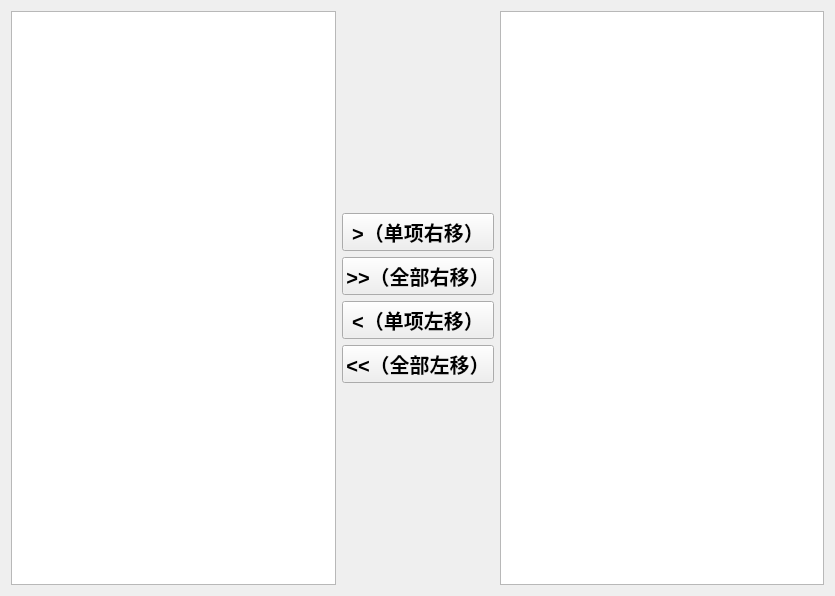
<?xml version="1.0" encoding="UTF-8"?>
<ui version="4.0">
 <class>MyWidgetClass</class>
 <widget class="QWidget" name="MyWidgetClass">
  <property name="geometry">
   <rect>
    <x>0</x>
    <y>0</y>
    <width>835</width>
    <height>596</height>
   </rect>
  </property>
  <property name="windowTitle">
   <string>MyWidget</string>
  </property>
  <layout class="QHBoxLayout" name="horizontalLayout">
   <item>
    <widget class="QListWidget" name="lstAvailable">
     <property name="font">
      <font>
       <pointsize>15</pointsize>
      </font>
     </property>
     <property name="dragEnabled">
      <bool>false</bool>
     </property>
    </widget>
   </item>
   <item>
    <layout class="QVBoxLayout" name="verticalLayout">
     <item>
      <spacer name="verticalSpacer">
       <property name="orientation">
        <enum>Qt::Vertical</enum>
       </property>
       <property name="sizeHint" stdset="0">
        <size>
         <width>20</width>
         <height>40</height>
        </size>
       </property>
      </spacer>
     </item>
     <item>
      <widget class="QPushButton" name="btnMoveToRight">
       <property name="font">
        <font>
         <pointsize>15</pointsize>
         <weight>75</weight>
         <bold>true</bold>
        </font>
       </property>
       <property name="text">
        <string>&gt;（单项右移）</string>
       </property>
      </widget>
     </item>
     <item>
      <widget class="QPushButton" name="btnMoveAllToRight">
       <property name="font">
        <font>
         <pointsize>15</pointsize>
         <weight>75</weight>
         <bold>true</bold>
        </font>
       </property>
       <property name="text">
        <string>&gt;&gt;（全部右移）</string>
       </property>
      </widget>
     </item>
     <item>
      <widget class="QPushButton" name="btnMoveToLeft">
       <property name="font">
        <font>
         <pointsize>15</pointsize>
         <weight>75</weight>
         <bold>true</bold>
        </font>
       </property>
       <property name="text">
        <string>&lt;（单项左移）</string>
       </property>
      </widget>
     </item>
     <item>
      <widget class="QPushButton" name="btnMoveAllToLeft">
       <property name="font">
        <font>
         <pointsize>15</pointsize>
         <weight>75</weight>
         <bold>true</bold>
        </font>
       </property>
       <property name="text">
        <string>&lt;&lt;（全部左移）</string>
       </property>
      </widget>
     </item>
     <item>
      <spacer name="verticalSpacer_2">
       <property name="orientation">
        <enum>Qt::Vertical</enum>
       </property>
       <property name="sizeHint" stdset="0">
        <size>
         <width>20</width>
         <height>40</height>
        </size>
       </property>
      </spacer>
     </item>
    </layout>
   </item>
   <item>
    <widget class="QListWidget" name="lstSelected">
     <property name="font">
      <font>
       <pointsize>15</pointsize>
      </font>
     </property>
     <property name="dragEnabled">
      <bool>false</bool>
     </property>
    </widget>
   </item>
  </layout>
 </widget>
 <layoutdefault spacing="6" margin="11"/>
 <resources/>
 <connections/>
</ui>
